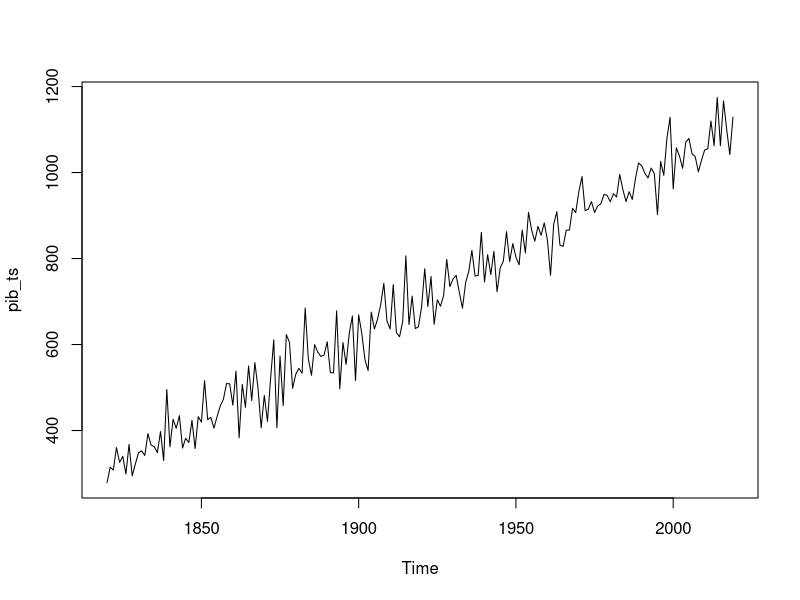
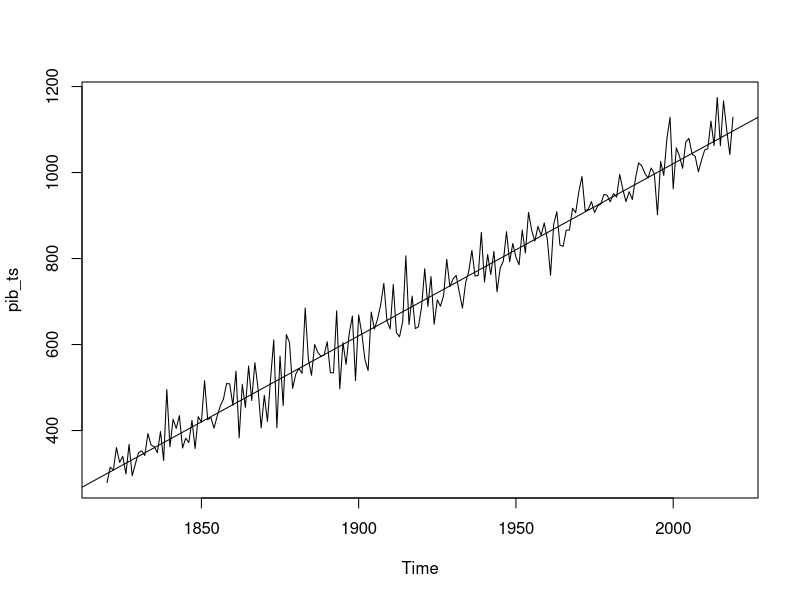

Here is the R script that generated these plots, in order:



library(tseries) # cargar librería para series de tiempo




set.seed(100) ###semilla
t=c(1:200) ##Consecutivo del tiempo
pib=200+ 4*t + rnorm(n=200,mean=100,sd=50) ###Crear variable ficticia


pib_ts=ts(pib, start=1820,frequency =1 ) ##Convertir variable a serie de tiempo
plot(pib_ts) ### para grficarprint(pib_ts) ###Para ver información de la serie

n=length(pib_ts)

# propiedades de la serie de tiempo

start(pib_ts)
end(pib_ts)
frequency(pib_ts)

### Ajustar modelo de regresión lineal
t_ano=t+1820
m1=lm(pib_ts~t_ano)

plot(pib_ts)
abline(m1)
summary(m1)

#######Ejercicio ###

set.seed(100) ###semilla
t=c(1:200) ##Consecutivo del tiempo
pib=200+ 4*t + 2*t^2 + rnorm(n=200,mean=100,sd=50)
  
mean(pib) ### para verificar valor

#######
